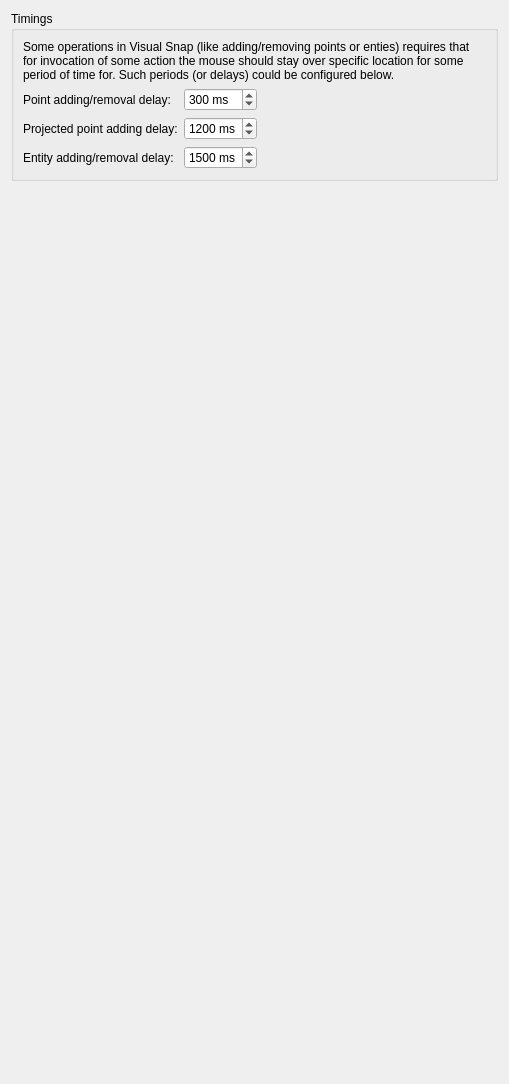
<?xml version="1.0" encoding="UTF-8"?>
<ui version="4.0">
 <class>LC_SettingsPageDraftingBeahaviorSnapVisualTiming</class>
 <widget class="QWidget" name="LC_SettingsPageDraftingBeahaviorSnapVisualTiming">
  <property name="geometry">
   <rect>
    <x>0</x>
    <y>0</y>
    <width>509</width>
    <height>1084</height>
   </rect>
  </property>
  <layout class="QGridLayout" name="gridLayout_2">
   <item row="0" column="0" colspan="2">
    <widget class="QGroupBox" name="groupBox_37">
     <property name="title">
      <string>Timings</string>
     </property>
     <layout class="QGridLayout" name="gridLayout_vt">
      <item row="2" column="1">
       <widget class="QSpinBox" name="sbVisualSnapVertexAddingDelay">
        <property name="toolTip">
         <string>Projected Point Adding Delay

Defines how long the mouse should be over projected snap point
until that point will be added to visual snap system as guiding point</string>
        </property>
        <property name="suffix">
         <string> ms</string>
        </property>
        <property name="minimum">
         <number>50</number>
        </property>
        <property name="maximum">
         <number>2000</number>
        </property>
        <property name="value">
         <number>1200</number>
        </property>
       </widget>
      </item>
      <item row="3" column="1">
       <widget class="QSpinBox" name="sbVisualSnapSnapDocEntityAddingDelay">
        <property name="toolTip">
         <string>Entity Adding or Removal Delay

Defines how long the mouse should be over document entity
until that entity will be added to or removed from 
Visual Snap system.</string>
        </property>
        <property name="suffix">
         <string> ms</string>
        </property>
        <property name="minimum">
         <number>50</number>
        </property>
        <property name="maximum">
         <number>2500</number>
        </property>
        <property name="value">
         <number>1500</number>
        </property>
       </widget>
      </item>
      <item row="1" column="0">
       <widget class="QLabel" name="label_47">
        <property name="text">
         <string>Point adding/removal delay:</string>
        </property>
        <property name="buddy">
         <cstring>sbVisualSnapPointAddingDelay</cstring>
        </property>
       </widget>
      </item>
      <item row="2" column="0">
       <widget class="QLabel" name="label_49">
        <property name="text">
         <string>Projected point adding delay:</string>
        </property>
        <property name="buddy">
         <cstring>sbVisualSnapVertexAddingDelay</cstring>
        </property>
       </widget>
      </item>
      <item row="2" column="2">
       <spacer name="horizontalSpacer_4">
        <property name="orientation">
         <enum>Qt::Orientation::Horizontal</enum>
        </property>
        <property name="sizeHint" stdset="0">
         <size>
          <width>0</width>
          <height>0</height>
         </size>
        </property>
       </spacer>
      </item>
      <item row="3" column="0">
       <widget class="QLabel" name="label_51">
        <property name="text">
         <string>Entity adding/removal delay:</string>
        </property>
        <property name="buddy">
         <cstring>sbVisualSnapSnapDocEntityAddingDelay</cstring>
        </property>
       </widget>
      </item>
      <item row="1" column="1">
       <widget class="QSpinBox" name="sbVisualSnapPointAddingDelay">
        <property name="toolTip">
         <string>Points Adding or Removal Delay

Defines how many milliseconds mouse should be over snap point
until that point will be added as guiding point to Visual Snap system.</string>
        </property>
        <property name="suffix">
         <string> ms</string>
        </property>
        <property name="minimum">
         <number>50</number>
        </property>
        <property name="maximum">
         <number>2000</number>
        </property>
        <property name="value">
         <number>300</number>
        </property>
       </widget>
      </item>
      <item row="0" column="0" colspan="3">
       <widget class="QLabel" name="label_4">
        <property name="text">
         <string>Some operations in Visual Snap (like adding/removing points or enties) requires that for invocation of some action the mouse should stay over specific location for some period of time for. Such periods (or delays) could be configured below.</string>
        </property>
        <property name="wordWrap">
         <bool>true</bool>
        </property>
       </widget>
      </item>
     </layout>
    </widget>
   </item>
   <item row="1" column="0">
    <spacer name="verticalSpacer">
     <property name="orientation">
      <enum>Qt::Orientation::Vertical</enum>
     </property>
     <property name="sizeHint" stdset="0">
      <size>
       <width>0</width>
       <height>0</height>
      </size>
     </property>
    </spacer>
   </item>
  </layout>
 </widget>
 <resources/>
 <connections/>
</ui>
